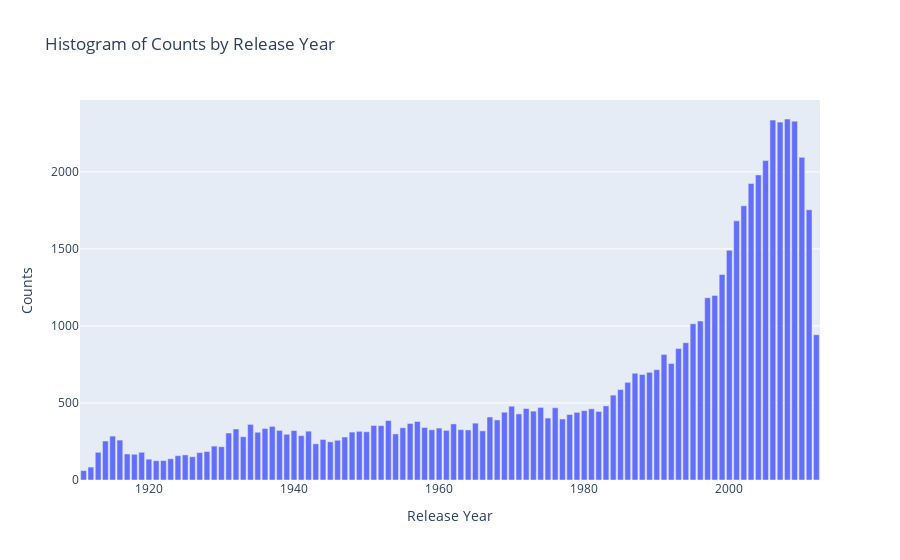

Notebook code for this chart:
### Code cell
df_release_info = filter_dataframe_by_threshold(df_release_info, threshold=200)

### Figure 1 — Plotly figure (JSON) as saved in the notebook; plotly's stock layout.template omitted (floating-point values rounded to 4 significant figures)
{"data": [{"alignmentgroup": "True", "hovertemplate": "Release Year=%{x}<br>Counts=%{y}<extra></extra>", "legendgroup": "", "marker": {"color": "#636efa", "pattern": {"shape": ""}}, "name": "", "offsetgroup": "", "orientation": "v", "showlegend": false, "textposition": "auto", "type": "bar", "x": [1911, 1912, 1913, 1914, 1915, 1916, 1917, 1918, 1919, 1920, 1921, 1922, 1923, 1924, 1925, 1926, 1927, 1928, 1929, 1930, 1931, 1932, 1933, 1934, 1935, 1936, 1937, 1938, 1939, 1940, 1941, 1942, 1943, 1944, 1945, 1946, 1947, 1948, 1949, 1950, 1951, 1952, 1953, 1954, 1955, 1956, 1957, 1958, 1959, 1960, 1961, 1962, 1963, 1964, 1965, 1966, 1967, 1968, 1969, 1970, 1971, 1972, 1973, 1974, 1975, 1976, 1977, 1978, 1979, 1980, 1981, 1982, 1983, 1984, 1985, 1986, 1987, 1988, 1989, 1990, 1991, 1992, 1993, 1994, 1995, 1996, 1997, 1998, 1999, 2000, 2001, 2002, 2003, 2004, 2005, 2006, 2007, 2008, 2009, 2010, 2011, 2012], "xaxis": "x", "y": [61, 84, 180, 253, 285, 259, 169, 167, 180, 135, 125, 126, 138, 158, 163, 151, 178, 185, 220, 216, 305, 331, 281, 361, 310, 334, 348, 322, 297, 321, 288, 317, 235, 263, 248, 258, 279, 311, 316, 313, 354, 353, 386, 299, 339, 367, 380, 341, 326, 337, 322, 364, 327, 325, 369, 319, 409, 390, 440, 479, 429, 464, 447, 471, 402, 469, 396, 425, 439, 450, 462, 445, 481, 551, 587, 634, 693, 685, 699, 716, 815, 756, 854, 891, 1014, 1032, 1183, 1198, 1334, 1491, 1682, 1780, 1924, 1980, 2073, 2336, 2323, 2343, 2329, 2094, 1754, 943], "yaxis": "y"}], "layout": {"barmode": "relative", "legend": {"tracegroupgap": 0}, "title": {"text": "Histogram of Counts by Release Year"}, "xaxis": {"anchor": "y", "domain": [0, 1], "title": {"text": "Release Year"}}, "yaxis": {"anchor": "x", "domain": [0, 1], "title": {"text": "Counts"}}}}
